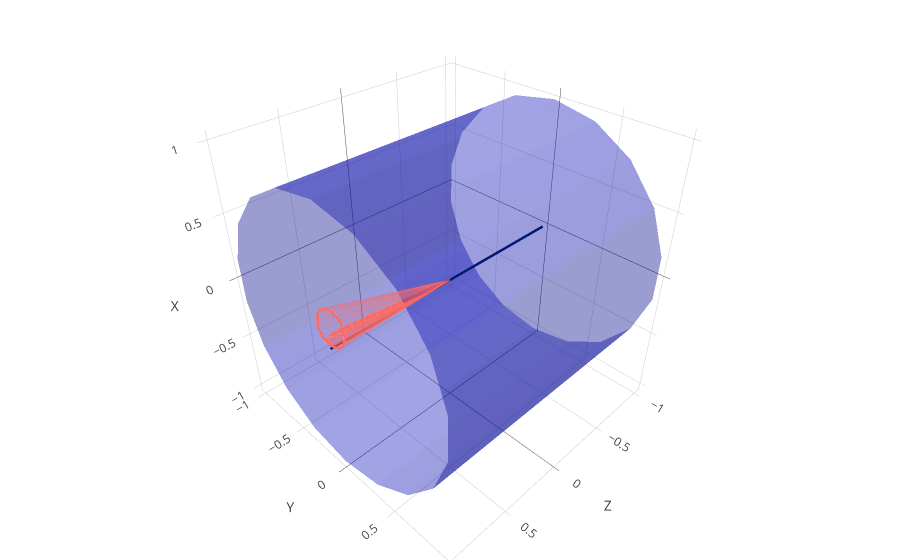
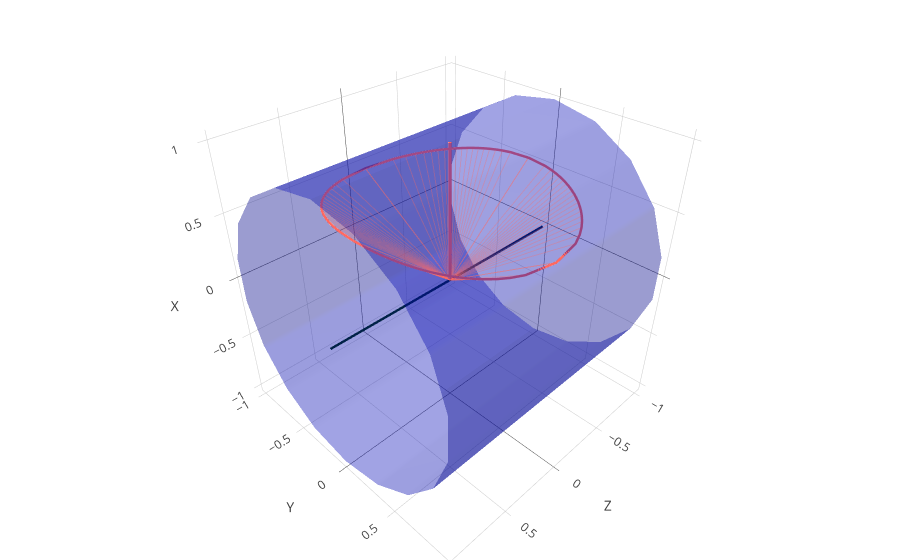

The cell these charts' notebook holds for them, in order:
### Markdown cell above
Show two renders in nbviewer of $\phi$, $\eta$, and $\Delta R$. Note that $\Delta R$ is the same in both, but the cones have very different sizes depending on the $\eta$.

### Code cell
show_jet(0, 3, 1.0)
show_jet(0, 0, 1.0)

### Figure 1 — Plotly figure (JSON) as saved in the notebook; plotly's stock layout.template omitted (floating-point values rounded to 4 significant figures)
{"data": [{"line": {"color": "rgb(0,33,71)", "width": 5}, "mode": "lines", "showlegend": false, "type": "scatter3d", "x": [-1, 1], "y": [0, 0], "z": [0, 0]}, {"opacity": 0.4, "showscale": false, "surfacecolor": [1, 1], "type": "surface", "x": [[-1, -1, -1, -1, -1, -1, -1, -1, -1, -1], [1, 1, 1, 1, 1, 1, 1, 1, 1, 1]], "y": [[0, 0.342, 0.6428, 0.866, 0.9848, 0.9848, 0.866, 0.6428, 0.342, 0], [0, 0.342, 0.6428, 0.866, 0.9848, 0.9848, 0.866, 0.6428, 0.342, 0]], "z": [[-1, -0.9397, -0.766, -0.5, -0.1736, 0.1736, 0.5, 0.766, 0.9397, 1], [-1, -0.9397, -0.766, -0.5, -0.1736, 0.1736, 0.5, 0.766, 0.9397, 1]]}, {"opacity": 0.4, "showscale": false, "surfacecolor": [1, 1], "type": "surface", "x": [[-1, -1, -1, -1, -1, -1, -1, -1, -1, -1], [1, 1, 1, 1, 1, 1, 1, 1, 1, 1]], "y": [[0, -0.342, -0.6428, -0.866, -0.9848, -0.9848, -0.866, -0.6428, -0.342, 0], [0, -0.342, -0.6428, -0.866, -0.9848, -0.9848, -0.866, -0.6428, -0.342, 0]], "z": [[-1, -0.9397, -0.766, -0.5, -0.1736, 0.1736, 0.5, 0.766, 0.9397, 1], [-1, -0.9397, -0.766, -0.5, -0.1736, 0.1736, 0.5, 0.766, 0.9397, 1]]}, {"line": {"color": "rgb(255, 105, 97)", "width": 7}, "mode": "lines", "showlegend": false, "type": "scatter3d", "x": [0, 0.9951], "y": [0, 0], "z": [0, 0.09933]}, {"line": {"color": "rgb(255, 105, 97)", "width": 5}, "mode": "lines", "showlegend": false, "type": "scatter3d", "x": [0.9993, 0.9993, 0.9993, 0.9992, 0.9992, 0.9991, 0.9991, 0.999, 0.9989, 0.9988, 0.9987, 0.9986, 0.9985, 0.9984, 0.9982, 0.998, 0.9978, 0.9974, 0.9969, 0.9951, 0.9951, 0.9922, 0.9906, 0.9891, 0.9877, 0.9863, 0.9849, 0.9834, 0.982, 0.9806, 0.9791, 0.9775, 0.976, 0.9744, 0.9728, 0.9711, 0.9694, 0.9677, 0.9659, 0.964, 0.964, 0.9659, 0.9677, 0.9694, 0.9711, 0.9728, 0.9744, 0.976, 0.9775, 0.9791, 0.9806, 0.982, 0.9834, 0.9849, 0.9863, 0.9877, 0.9891, 0.9906, 0.9922, 0.9951, 0.9951, 0.9969, 0.9974, 0.9978, 0.998, 0.9982, 0.9984, 0.9985, 0.9986, 0.9987, 0.9988, 0.9989, 0.999, 0.9991, 0.9991, 0.9992, 0.9992, 0.9993, 0.9993, 0.9993], "y": [0, 0.008552, 0.01232, 0.01539, 0.01813, 0.0207, 0.02319, 0.02564, 0.0281, 0.0306, 0.03317, 0.03586, 0.0387, 0.04175, 0.04508, 0.0488, 0.05309, 0.05831, 0.06535, 0.08358, 0.08358, 0.1031, 0.1112, 0.117, 0.1215, 0.125, 0.1276, 0.1293, 0.1302, 0.1302, 0.1293, 0.1273, 0.1242, 0.1198, 0.1137, 0.1057, 0.09499, 0.08042, 0.05891, 0, 0, -0.05891, -0.08042, -0.09499, -0.1057, -0.1137, -0.1198, -0.1242, -0.1273, -0.1293, -0.1302, -0.1302, -0.1293, -0.1276, -0.125, -0.1215, -0.117, -0.1112, -0.1031, -0.08358, -0.08358, -0.06535, -0.05831, -0.05309, -0.0488, -0.04508, -0.04175, -0.0387, -0.03586, -0.03317, -0.0306, -0.0281, -0.02564, -0.02319, -0.0207, -0.01813, -0.01539, -0.01232, -0.008552, 0], "z": [0.03662, 0.03662, 0.03664, 0.03666, 0.0367, 0.03675, 0.03683, 0.03693, 0.03705, 0.03721, 0.03741, 0.03766, 0.03799, 0.0384, 0.03893, 0.03964, 0.04062, 0.04206, 0.04446, 0.05367, 0.05367, 0.07018, 0.0802, 0.08954, 0.09873, 0.108, 0.1173, 0.1269, 0.1367, 0.1468, 0.1572, 0.1679, 0.1789, 0.1902, 0.2019, 0.2139, 0.2263, 0.2391, 0.2523, 0.2658, 0.2658, 0.2523, 0.2391, 0.2263, 0.2139, 0.2019, 0.1902, 0.1789, 0.1679, 0.1572, 0.1468, 0.1367, 0.1269, 0.1173, 0.108, 0.09873, 0.08954, 0.0802, 0.07018, 0.05367, 0.05367, 0.04446, 0.04206, 0.04062, 0.03964, 0.03893, 0.0384, 0.03799, 0.03766, 0.03741, 0.03721, 0.03705, 0.03693, 0.03683, 0.03675, 0.0367, 0.03666, 0.03664, 0.03662, 0.03662]}, {"line": {"color": "rgb(255, 105, 97)"}, "mode": "lines", "opacity": 0.3, "showlegend": false, "type": "scatter3d", "x": [0, 0.9993], "y": [0, 0], "z": [0, 0.03662]}, {"line": {"color": "rgb(255, 105, 97)"}, "mode": "lines", "opacity": 0.3, "showlegend": false, "type": "scatter3d", "x": [0, 0.9993], "y": [0, 0.008552], "z": [0, 0.03662]}, {"line": {"color": "rgb(255, 105, 97)"}, "mode": "lines", "opacity": 0.3, "showlegend": false, "type": "scatter3d", "x": [0, 0.9993], "y": [0, 0.01232], "z": [0, 0.03664]}, {"line": {"color": "rgb(255, 105, 97)"}, "mode": "lines", "opacity": 0.3, "showlegend": false, "type": "scatter3d", "x": [0, 0.9992], "y": [0, 0.01539], "z": [0, 0.03666]}, {"line": {"color": "rgb(255, 105, 97)"}, "mode": "lines", "opacity": 0.3, "showlegend": false, "type": "scatter3d", "x": [0, 0.9992], "y": [0, 0.01813], "z": [0, 0.0367]}, {"line": {"color": "rgb(255, 105, 97)"}, "mode": "lines", "opacity": 0.3, "showlegend": false, "type": "scatter3d", "x": [0, 0.9991], "y": [0, 0.0207], "z": [0, 0.03675]}, {"line": {"color": "rgb(255, 105, 97)"}, "mode": "lines", "opacity": 0.3, "showlegend": false, "type": "scatter3d", "x": [0, 0.9991], "y": [0, 0.02319], "z": [0, 0.03683]}, {"line": {"color": "rgb(255, 105, 97)"}, "mode": "lines", "opacity": 0.3, "showlegend": false, "type": "scatter3d", "x": [0, 0.999], "y": [0, 0.02564], "z": [0, 0.03693]}, {"line": {"color": "rgb(255, 105, 97)"}, "mode": "lines", "opacity": 0.3, "showlegend": false, "type": "scatter3d", "x": [0, 0.9989], "y": [0, 0.0281], "z": [0, 0.03705]}, {"line": {"color": "rgb(255, 105, 97)"}, "mode": "lines", "opacity": 0.3, "showlegend": false, "type": "scatter3d", "x": [0, 0.9988], "y": [0, 0.0306], "z": [0, 0.03721]}, {"line": {"color": "rgb(255, 105, 97)"}, "mode": "lines", "opacity": 0.3, "showlegend": false, "type": "scatter3d", "x": [0, 0.9987], "y": [0, 0.03317], "z": [0, 0.03741]}, {"line": {"color": "rgb(255, 105, 97)"}, "mode": "lines", "opacity": 0.3, "showlegend": false, "type": "scatter3d", "x": [0, 0.9986], "y": [0, 0.03586], "z": [0, 0.03766]}, {"line": {"color": "rgb(255, 105, 97)"}, "mode": "lines", "opacity": 0.3, "showlegend": false, "type": "scatter3d", "x": [0, 0.9985], "y": [0, 0.0387], "z": [0, 0.03799]}, {"line": {"color": "rgb(255, 105, 97)"}, "mode": "lines", "opacity": 0.3, "showlegend": false, "type": "scatter3d", "x": [0, 0.9984], "y": [0, 0.04175], "z": [0, 0.0384]}, {"line": {"color": "rgb(255, 105, 97)"}, "mode": "lines", "opacity": 0.3, "showlegend": false, "type": "scatter3d", "x": [0, 0.9982], "y": [0, 0.04508], "z": [0, 0.03893]}, {"line": {"color": "rgb(255, 105, 97)"}, "mode": "lines", "opacity": 0.3, "showlegend": false, "type": "scatter3d", "x": [0, 0.998], "y": [0, 0.0488], "z": [0, 0.03964]}, {"line": {"color": "rgb(255, 105, 97)"}, "mode": "lines", "opacity": 0.3, "showlegend": false, "type": "scatter3d", "x": [0, 0.9978], "y": [0, 0.05309], "z": [0, 0.04062]}, {"line": {"color": "rgb(255, 105, 97)"}, "mode": "lines", "opacity": 0.3, "showlegend": false, "type": "scatter3d", "x": [0, 0.9974], "y": [0, 0.05831], "z": [0, 0.04206]}, {"line": {"color": "rgb(255, 105, 97)"}, "mode": "lines", "opacity": 0.3, "showlegend": false, "type": "scatter3d", "x": [0, 0.9969], "y": [0, 0.06535], "z": [0, 0.04446]}, {"line": {"color": "rgb(255, 105, 97)"}, "mode": "lines", "opacity": 0.3, "showlegend": false, "type": "scatter3d", "x": [0, 0.9951], "y": [0, 0.08358], "z": [0, 0.05367]}, {"line": {"color": "rgb(255, 105, 97)"}, "mode": "lines", "opacity": 0.3, "showlegend": false, "type": "scatter3d", "x": [0, 0.9951], "y": [0, 0.08358], "z": [0, 0.05367]}, {"line": {"color": "rgb(255, 105, 97)"}, "mode": "lines", "opacity": 0.3, "showlegend": false, "type": "scatter3d", "x": [0, 0.9922], "y": [0, 0.1031], "z": [0, 0.07018]}, {"line": {"color": "rgb(255, 105, 97)"}, "mode": "lines", "opacity": 0.3, "showlegend": false, "type": "scatter3d", "x": [0, 0.9906], "y": [0, 0.1112], "z": [0, 0.0802]}, {"line": {"color": "rgb(255, 105, 97)"}, "mode": "lines", "opacity": 0.3, "showlegend": false, "type": "scatter3d", "x": [0, 0.9891], "y": [0, 0.117], "z": [0, 0.08954]}, {"line": {"color": "rgb(255, 105, 97)"}, "mode": "lines", "opacity": 0.3, "showlegend": false, "type": "scatter3d", "x": [0, 0.9877], "y": [0, 0.1215], "z": [0, 0.09873]}, {"line": {"color": "rgb(255, 105, 97)"}, "mode": "lines", "opacity": 0.3, "showlegend": false, "type": "scatter3d", "x": [0, 0.9863], "y": [0, 0.125], "z": [0, 0.108]}, {"line": {"color": "rgb(255, 105, 97)"}, "mode": "lines", "opacity": 0.3, "showlegend": false, "type": "scatter3d", "x": [0, 0.9849], "y": [0, 0.1276], "z": [0, 0.1173]}, {"line": {"color": "rgb(255, 105, 97)"}, "mode": "lines", "opacity": 0.3, "showlegend": false, "type": "scatter3d", "x": [0, 0.9834], "y": [0, 0.1293], "z": [0, 0.1269]}, {"line": {"color": "rgb(255, 105, 97)"}, "mode": "lines", "opacity": 0.3, "showlegend": false, "type": "scatter3d", "x": [0, 0.982], "y": [0, 0.1302], "z": [0, 0.1367]}, {"line": {"color": "rgb(255, 105, 97)"}, "mode": "lines", "opacity": 0.3, "showlegend": false, "type": "scatter3d", "x": [0, 0.9806], "y": [0, 0.1302], "z": [0, 0.1468]}, {"line": {"color": "rgb(255, 105, 97)"}, "mode": "lines", "opacity": 0.3, "showlegend": false, "type": "scatter3d", "x": [0, 0.9791], "y": [0, 0.1293], "z": [0, 0.1572]}, {"line": {"color": "rgb(255, 105, 97)"}, "mode": "lines", "opacity": 0.3, "showlegend": false, "type": "scatter3d", "x": [0, 0.9775], "y": [0, 0.1273], "z": [0, 0.1679]}, {"line": {"color": "rgb(255, 105, 97)"}, "mode": "lines", "opacity": 0.3, "showlegend": false, "type": "scatter3d", "x": [0, 0.976], "y": [0, 0.1242], "z": [0, 0.1789]}, {"line": {"color": "rgb(255, 105, 97)"}, "mode": "lines", "opacity": 0.3, "showlegend": false, "type": "scatter3d", "x": [0, 0.9744], "y": [0, 0.1198], "z": [0, 0.1902]}, {"line": {"color": "rgb(255, 105, 97)"}, "mode": "lines", "opacity": 0.3, "showlegend": false, "type": "scatter3d", "x": [0, 0.9728], "y": [0, 0.1137], "z": [0, 0.2019]}, {"line": {"color": "rgb(255, 105, 97)"}, "mode": "lines", "opacity": 0.3, "showlegend": false, "type": "scatter3d", "x": [0, 0.9711], "y": [0, 0.1057], "z": [0, 0.2139]}, {"line": {"color": "rgb(255, 105, 97)"}, "mode": "lines", "opacity": 0.3, "showlegend": false, "type": "scatter3d", "x": [0, 0.9694], "y": [0, 0.09499], "z": [0, 0.2263]}, {"line": {"color": "rgb(255, 105, 97)"}, "mode": "lines", "opacity": 0.3, "showlegend": false, "type": "scatter3d", "x": [0, 0.9677], "y": [0, 0.08042], "z": [0, 0.2391]}, {"line": {"color": "rgb(255, 105, 97)"}, "mode": "lines", "opacity": 0.3, "showlegend": false, "type": "scatter3d", "x": [0, 0.9659], "y": [0, 0.05891], "z": [0, 0.2523]}, {"line": {"color": "rgb(255, 105, 97)"}, "mode": "lines", "opacity": 0.3, "showlegend": false, "type": "scatter3d", "x": [0, 0.964], "y": [0, 0], "z": [0, 0.2658]}, {"line": {"color": "rgb(255, 105, 97)"}, "mode": "lines", "opacity": 0.3, "showlegend": false, "type": "scatter3d", "x": [0, 0.964], "y": [0, 0], "z": [0, 0.2658]}, {"line": {"color": "rgb(255, 105, 97)"}, "mode": "lines", "opacity": 0.3, "showlegend": false, "type": "scatter3d", "x": [0, 0.9659], "y": [0, -0.05891], "z": [0, 0.2523]}, {"line": {"color": "rgb(255, 105, 97)"}, "mode": "lines", "opacity": 0.3, "showlegend": false, "type": "scatter3d", "x": [0, 0.9677], "y": [0, -0.08042], "z": [0, 0.2391]}, {"line": {"color": "rgb(255, 105, 97)"}, "mode": "lines", "opacity": 0.3, "showlegend": false, "type": "scatter3d", "x": [0, 0.9694], "y": [0, -0.09499], "z": [0, 0.2263]}, {"line": {"color": "rgb(255, 105, 97)"}, "mode": "lines", "opacity": 0.3, "showlegend": false, "type": "scatter3d", "x": [0, 0.9711], "y": [0, -0.1057], "z": [0, 0.2139]}, {"line": {"color": "rgb(255, 105, 97)"}, "mode": "lines", "opacity": 0.3, "showlegend": false, "type": "scatter3d", "x": [0, 0.9728], "y": [0, -0.1137], "z": [0, 0.2019]}, {"line": {"color": "rgb(255, 105, 97)"}, "mode": "lines", "opacity": 0.3, "showlegend": false, "type": "scatter3d", "x": [0, 0.9744], "y": [0, -0.1198], "z": [0, 0.1902]}, {"line": {"color": "rgb(255, 105, 97)"}, "mode": "lines", "opacity": 0.3, "showlegend": false, "type": "scatter3d", "x": [0, 0.976], "y": [0, -0.1242], "z": [0, 0.1789]}, {"line": {"color": "rgb(255, 105, 97)"}, "mode": "lines", "opacity": 0.3, "showlegend": false, "type": "scatter3d", "x": [0, 0.9775], "y": [0, -0.1273], "z": [0, 0.1679]}, {"line": {"color": "rgb(255, 105, 97)"}, "mode": "lines", "opacity": 0.3, "showlegend": false, "type": "scatter3d", "x": [0, 0.9791], "y": [0, -0.1293], "z": [0, 0.1572]}, {"line": {"color": "rgb(255, 105, 97)"}, "mode": "lines", "opacity": 0.3, "showlegend": false, "type": "scatter3d", "x": [0, 0.9806], "y": [0, -0.1302], "z": [0, 0.1468]}, {"line": {"color": "rgb(255, 105, 97)"}, "mode": "lines", "opacity": 0.3, "showlegend": false, "type": "scatter3d", "x": [0, 0.982], "y": [0, -0.1302], "z": [0, 0.1367]}, {"line": {"color": "rgb(255, 105, 97)"}, "mode": "lines", "opacity": 0.3, "showlegend": false, "type": "scatter3d", "x": [0, 0.9834], "y": [0, -0.1293], "z": [0, 0.1269]}, {"line": {"color": "rgb(255, 105, 97)"}, "mode": "lines", "opacity": 0.3, "showlegend": false, "type": "scatter3d", "x": [0, 0.9849], "y": [0, -0.1276], "z": [0, 0.1173]}, {"line": {"color": "rgb(255, 105, 97)"}, "mode": "lines", "opacity": 0.3, "showlegend": false, "type": "scatter3d", "x": [0, 0.9863], "y": [0, -0.125], "z": [0, 0.108]}, {"line": {"color": "rgb(255, 105, 97)"}, "mode": "lines", "opacity": 0.3, "showlegend": false, "type": "scatter3d", "x": [0, 0.9877], "y": [0, -0.1215], "z": [0, 0.09873]}, {"line": {"color": "rgb(255, 105, 97)"}, "mode": "lines", "opacity": 0.3, "showlegend": false, "type": "scatter3d", "x": [0, 0.9891], "y": [0, -0.117], "z": [0, 0.08954]}, {"line": {"color": "rgb(255, 105, 97)"}, "mode": "lines", "opacity": 0.3, "showlegend": false, "type": "scatter3d", "x": [0, 0.9906], "y": [0, -0.1112], "z": [0, 0.0802]}, {"line": {"color": "rgb(255, 105, 97)"}, "mode": "lines", "opacity": 0.3, "showlegend": false, "type": "scatter3d", "x": [0, 0.9922], "y": [0, -0.1031], "z": [0, 0.07018]}, {"line": {"color": "rgb(255, 105, 97)"}, "mode": "lines", "opacity": 0.3, "showlegend": false, "type": "scatter3d", "x": [0, 0.9951], "y": [0, -0.08358], "z": [0, 0.05367]}, {"line": {"color": "rgb(255, 105, 97)"}, "mode": "lines", "opacity": 0.3, "showlegend": false, "type": "scatter3d", "x": [0, 0.9951], "y": [0, -0.08358], "z": [0, 0.05367]}, {"line": {"color": "rgb(255, 105, 97)"}, "mode": "lines", "opacity": 0.3, "showlegend": false, "type": "scatter3d", "x": [0, 0.9969], "y": [0, -0.06535], "z": [0, 0.04446]}, {"line": {"color": "rgb(255, 105, 97)"}, "mode": "lines", "opacity": 0.3, "showlegend": false, "type": "scatter3d", "x": [0, 0.9974], "y": [0, -0.05831], "z": [0, 0.04206]}, {"line": {"color": "rgb(255, 105, 97)"}, "mode": "lines", "opacity": 0.3, "showlegend": false, "type": "scatter3d", "x": [0, 0.9978], "y": [0, -0.05309], "z": [0, 0.04062]}, {"line": {"color": "rgb(255, 105, 97)"}, "mode": "lines", "opacity": 0.3, "showlegend": false, "type": "scatter3d", "x": [0, 0.998], "y": [0, -0.0488], "z": [0, 0.03964]}, {"line": {"color": "rgb(255, 105, 97)"}, "mode": "lines", "opacity": 0.3, "showlegend": false, "type": "scatter3d", "x": [0, 0.9982], "y": [0, -0.04508], "z": [0, 0.03893]}, {"line": {"color": "rgb(255, 105, 97)"}, "mode": "lines", "opacity": 0.3, "showlegend": false, "type": "scatter3d", "x": [0, 0.9984], "y": [0, -0.04175], "z": [0, 0.0384]}, {"line": {"color": "rgb(255, 105, 97)"}, "mode": "lines", "opacity": 0.3, "showlegend": false, "type": "scatter3d", "x": [0, 0.9985], "y": [0, -0.0387], "z": [0, 0.03799]}, {"line": {"color": "rgb(255, 105, 97)"}, "mode": "lines", "opacity": 0.3, "showlegend": false, "type": "scatter3d", "x": [0, 0.9986], "y": [0, -0.03586], "z": [0, 0.03766]}, {"line": {"color": "rgb(255, 105, 97)"}, "mode": "lines", "opacity": 0.3, "showlegend": false, "type": "scatter3d", "x": [0, 0.9987], "y": [0, -0.03317], "z": [0, 0.03741]}, {"line": {"color": "rgb(255, 105, 97)"}, "mode": "lines", "opacity": 0.3, "showlegend": false, "type": "scatter3d", "x": [0, 0.9988], "y": [0, -0.0306], "z": [0, 0.03721]}, {"line": {"color": "rgb(255, 105, 97)"}, "mode": "lines", "opacity": 0.3, "showlegend": false, "type": "scatter3d", "x": [0, 0.9989], "y": [0, -0.0281], "z": [0, 0.03705]}, {"line": {"color": "rgb(255, 105, 97)"}, "mode": "lines", "opacity": 0.3, "showlegend": false, "type": "scatter3d", "x": [0, 0.999], "y": [0, -0.02564], "z": [0, 0.03693]}, {"line": {"color": "rgb(255, 105, 97)"}, "mode": "lines", "opacity": 0.3, "showlegend": false, "type": "scatter3d", "x": [0, 0.9991], "y": [0, -0.02319], "z": [0, 0.03683]}, {"line": {"color": "rgb(255, 105, 97)"}, "mode": "lines", "opacity": 0.3, "showlegend": false, "type": "scatter3d", "x": [0, 0.9991], "y": [0, -0.0207], "z": [0, 0.03675]}, {"line": {"color": "rgb(255, 105, 97)"}, "mode": "lines", "opacity": 0.3, "showlegend": false, "type": "scatter3d", "x": [0, 0.9992], "y": [0, -0.01813], "z": [0, 0.0367]}, {"line": {"color": "rgb(255, 105, 97)"}, "mode": "lines", "opacity": 0.3, "showlegend": false, "type": "scatter3d", "x": [0, 0.9992], "y": [0, -0.01539], "z": [0, 0.03666]}, {"line": {"color": "rgb(255, 105, 97)"}, "mode": "lines", "opacity": 0.3, "showlegend": false, "type": "scatter3d", "x": [0, 0.9993], "y": [0, -0.01232], "z": [0, 0.03664]}, {"line": {"color": "rgb(255, 105, 97)"}, "mode": "lines", "opacity": 0.3, "showlegend": false, "type": "scatter3d", "x": [0, 0.9993], "y": [0, -0.008552], "z": [0, 0.03662]}, {"line": {"color": "rgb(255, 105, 97)"}, "mode": "lines", "opacity": 0.3, "showlegend": false, "type": "scatter3d", "x": [0, 0.9993], "y": [0, 0], "z": [0, 0.03662]}], "layout": {"margin": {"b": 0, "l": 0, "r": 0, "t": 0}, "scene": {"xaxis": {"title": "Z"}, "yaxis": {"title": "Y"}, "zaxis": {"title": "X"}}}}

### Figure 2 — Plotly figure (JSON) as saved in the notebook; plotly's stock layout.template omitted (floating-point values rounded to 4 significant figures)
{"data": [{"line": {"color": "rgb(0,33,71)", "width": 5}, "mode": "lines", "showlegend": false, "type": "scatter3d", "x": [-1, 1], "y": [0, 0], "z": [0, 0]}, {"opacity": 0.4, "showscale": false, "surfacecolor": [1, 1], "type": "surface", "x": [[-1, -1, -1, -1, -1, -1, -1, -1, -1, -1], [1, 1, 1, 1, 1, 1, 1, 1, 1, 1]], "y": [[0, 0.342, 0.6428, 0.866, 0.9848, 0.9848, 0.866, 0.6428, 0.342, 0], [0, 0.342, 0.6428, 0.866, 0.9848, 0.9848, 0.866, 0.6428, 0.342, 0]], "z": [[-1, -0.9397, -0.766, -0.5, -0.1736, 0.1736, 0.5, 0.766, 0.9397, 1], [-1, -0.9397, -0.766, -0.5, -0.1736, 0.1736, 0.5, 0.766, 0.9397, 1]]}, {"opacity": 0.4, "showscale": false, "surfacecolor": [1, 1], "type": "surface", "x": [[-1, -1, -1, -1, -1, -1, -1, -1, -1, -1], [1, 1, 1, 1, 1, 1, 1, 1, 1, 1]], "y": [[0, -0.342, -0.6428, -0.866, -0.9848, -0.9848, -0.866, -0.6428, -0.342, 0], [0, -0.342, -0.6428, -0.866, -0.9848, -0.9848, -0.866, -0.6428, -0.342, 0]], "z": [[-1, -0.9397, -0.766, -0.5, -0.1736, 0.1736, 0.5, 0.766, 0.9397, 1], [-1, -0.9397, -0.766, -0.5, -0.1736, 0.1736, 0.5, 0.766, 0.9397, 1]]}, {"line": {"color": "rgb(255, 105, 97)", "width": 7}, "mode": "lines", "showlegend": false, "type": "scatter3d", "x": [0, 6.123e-17], "y": [0, 0], "z": [0, 1]}, {"line": {"color": "rgb(255, 105, 97)", "width": 5}, "mode": "lines", "showlegend": false, "type": "scatter3d", "x": [0.7616, 0.7502, 0.7379, 0.7248, 0.7107, 0.6954, 0.679, 0.6611, 0.6416, 0.6203, 0.5969, 0.5709, 0.542, 0.5094, 0.4723, 0.4291, 0.3777, 0.3135, 0.2255, 6.123e-17, 6.123e-17, -0.2255, -0.3135, -0.3777, -0.4291, -0.4723, -0.5094, -0.542, -0.5709, -0.5969, -0.6203, -0.6416, -0.6611, -0.679, -0.6954, -0.7107, -0.7248, -0.7379, -0.7502, -0.7616, -0.7616, -0.7502, -0.7379, -0.7248, -0.7107, -0.6954, -0.679, -0.6611, -0.6416, -0.6203, -0.5969, -0.5709, -0.542, -0.5094, -0.4723, -0.4291, -0.3777, -0.3135, -0.2255, 6.123e-17, 6.123e-17, 0.2255, 0.3135, 0.3777, 0.4291, 0.4723, 0.5094, 0.542, 0.5709, 0.5969, 0.6203, 0.6416, 0.6611, 0.679, 0.6954, 0.7107, 0.7248, 0.7379, 0.7502, 0.7616], "y": [0, 0.1504, 0.2151, 0.2666, 0.3116, 0.3527, 0.3912, 0.428, 0.4635, 0.4982, 0.5324, 0.5661, 0.5998, 0.6334, 0.6671, 0.701, 0.7354, 0.7701, 0.8055, 0.8415, 0.8415, 0.8055, 0.7701, 0.7354, 0.701, 0.6671, 0.6334, 0.5998, 0.5661, 0.5324, 0.4982, 0.4635, 0.428, 0.3912, 0.3527, 0.3116, 0.2666, 0.2151, 0.1504, 0, 0, -0.1504, -0.2151, -0.2666, -0.3116, -0.3527, -0.3912, -0.428, -0.4635, -0.4982, -0.5324, -0.5661, -0.5998, -0.6334, -0.6671, -0.701, -0.7354, -0.7701, -0.8055, -0.8415, -0.8415, -0.8055, -0.7701, -0.7354, -0.701, -0.6671, -0.6334, -0.5998, -0.5661, -0.5324, -0.4982, -0.4635, -0.428, -0.3912, -0.3527, -0.3116, -0.2666, -0.2151, -0.1504, 0], "z": [0.6481, 0.6439, 0.6397, 0.6353, 0.6308, 0.6261, 0.6213, 0.6163, 0.6111, 0.6058, 0.6003, 0.5946, 0.5887, 0.5825, 0.5762, 0.5695, 0.5627, 0.5555, 0.5481, 0.5403, 0.5403, 0.5481, 0.5555, 0.5627, 0.5695, 0.5762, 0.5825, 0.5887, 0.5946, 0.6003, 0.6058, 0.6111, 0.6163, 0.6213, 0.6261, 0.6308, 0.6353, 0.6397, 0.6439, 0.6481, 0.6481, 0.6439, 0.6397, 0.6353, 0.6308, 0.6261, 0.6213, 0.6163, 0.6111, 0.6058, 0.6003, 0.5946, 0.5887, 0.5825, 0.5762, 0.5695, 0.5627, 0.5555, 0.5481, 0.5403, 0.5403, 0.5481, 0.5555, 0.5627, 0.5695, 0.5762, 0.5825, 0.5887, 0.5946, 0.6003, 0.6058, 0.6111, 0.6163, 0.6213, 0.6261, 0.6308, 0.6353, 0.6397, 0.6439, 0.6481]}, {"line": {"color": "rgb(255, 105, 97)"}, "mode": "lines", "opacity": 0.3, "showlegend": false, "type": "scatter3d", "x": [0, 0.7616], "y": [0, 0], "z": [0, 0.6481]}, {"line": {"color": "rgb(255, 105, 97)"}, "mode": "lines", "opacity": 0.3, "showlegend": false, "type": "scatter3d", "x": [0, 0.7502], "y": [0, 0.1504], "z": [0, 0.6439]}, {"line": {"color": "rgb(255, 105, 97)"}, "mode": "lines", "opacity": 0.3, "showlegend": false, "type": "scatter3d", "x": [0, 0.7379], "y": [0, 0.2151], "z": [0, 0.6397]}, {"line": {"color": "rgb(255, 105, 97)"}, "mode": "lines", "opacity": 0.3, "showlegend": false, "type": "scatter3d", "x": [0, 0.7248], "y": [0, 0.2666], "z": [0, 0.6353]}, {"line": {"color": "rgb(255, 105, 97)"}, "mode": "lines", "opacity": 0.3, "showlegend": false, "type": "scatter3d", "x": [0, 0.7107], "y": [0, 0.3116], "z": [0, 0.6308]}, {"line": {"color": "rgb(255, 105, 97)"}, "mode": "lines", "opacity": 0.3, "showlegend": false, "type": "scatter3d", "x": [0, 0.6954], "y": [0, 0.3527], "z": [0, 0.6261]}, {"line": {"color": "rgb(255, 105, 97)"}, "mode": "lines", "opacity": 0.3, "showlegend": false, "type": "scatter3d", "x": [0, 0.679], "y": [0, 0.3912], "z": [0, 0.6213]}, {"line": {"color": "rgb(255, 105, 97)"}, "mode": "lines", "opacity": 0.3, "showlegend": false, "type": "scatter3d", "x": [0, 0.6611], "y": [0, 0.428], "z": [0, 0.6163]}, {"line": {"color": "rgb(255, 105, 97)"}, "mode": "lines", "opacity": 0.3, "showlegend": false, "type": "scatter3d", "x": [0, 0.6416], "y": [0, 0.4635], "z": [0, 0.6111]}, {"line": {"color": "rgb(255, 105, 97)"}, "mode": "lines", "opacity": 0.3, "showlegend": false, "type": "scatter3d", "x": [0, 0.6203], "y": [0, 0.4982], "z": [0, 0.6058]}, {"line": {"color": "rgb(255, 105, 97)"}, "mode": "lines", "opacity": 0.3, "showlegend": false, "type": "scatter3d", "x": [0, 0.5969], "y": [0, 0.5324], "z": [0, 0.6003]}, {"line": {"color": "rgb(255, 105, 97)"}, "mode": "lines", "opacity": 0.3, "showlegend": false, "type": "scatter3d", "x": [0, 0.5709], "y": [0, 0.5661], "z": [0, 0.5946]}, {"line": {"color": "rgb(255, 105, 97)"}, "mode": "lines", "opacity": 0.3, "showlegend": false, "type": "scatter3d", "x": [0, 0.542], "y": [0, 0.5998], "z": [0, 0.5887]}, {"line": {"color": "rgb(255, 105, 97)"}, "mode": "lines", "opacity": 0.3, "showlegend": false, "type": "scatter3d", "x": [0, 0.5094], "y": [0, 0.6334], "z": [0, 0.5825]}, {"line": {"color": "rgb(255, 105, 97)"}, "mode": "lines", "opacity": 0.3, "showlegend": false, "type": "scatter3d", "x": [0, 0.4723], "y": [0, 0.6671], "z": [0, 0.5762]}, {"line": {"color": "rgb(255, 105, 97)"}, "mode": "lines", "opacity": 0.3, "showlegend": false, "type": "scatter3d", "x": [0, 0.4291], "y": [0, 0.701], "z": [0, 0.5695]}, {"line": {"color": "rgb(255, 105, 97)"}, "mode": "lines", "opacity": 0.3, "showlegend": false, "type": "scatter3d", "x": [0, 0.3777], "y": [0, 0.7354], "z": [0, 0.5627]}, {"line": {"color": "rgb(255, 105, 97)"}, "mode": "lines", "opacity": 0.3, "showlegend": false, "type": "scatter3d", "x": [0, 0.3135], "y": [0, 0.7701], "z": [0, 0.5555]}, {"line": {"color": "rgb(255, 105, 97)"}, "mode": "lines", "opacity": 0.3, "showlegend": false, "type": "scatter3d", "x": [0, 0.2255], "y": [0, 0.8055], "z": [0, 0.5481]}, {"line": {"color": "rgb(255, 105, 97)"}, "mode": "lines", "opacity": 0.3, "showlegend": false, "type": "scatter3d", "x": [0, 6.123e-17], "y": [0, 0.8415], "z": [0, 0.5403]}, {"line": {"color": "rgb(255, 105, 97)"}, "mode": "lines", "opacity": 0.3, "showlegend": false, "type": "scatter3d", "x": [0, 6.123e-17], "y": [0, 0.8415], "z": [0, 0.5403]}, {"line": {"color": "rgb(255, 105, 97)"}, "mode": "lines", "opacity": 0.3, "showlegend": false, "type": "scatter3d", "x": [0, -0.2255], "y": [0, 0.8055], "z": [0, 0.5481]}, {"line": {"color": "rgb(255, 105, 97)"}, "mode": "lines", "opacity": 0.3, "showlegend": false, "type": "scatter3d", "x": [0, -0.3135], "y": [0, 0.7701], "z": [0, 0.5555]}, {"line": {"color": "rgb(255, 105, 97)"}, "mode": "lines", "opacity": 0.3, "showlegend": false, "type": "scatter3d", "x": [0, -0.3777], "y": [0, 0.7354], "z": [0, 0.5627]}, {"line": {"color": "rgb(255, 105, 97)"}, "mode": "lines", "opacity": 0.3, "showlegend": false, "type": "scatter3d", "x": [0, -0.4291], "y": [0, 0.701], "z": [0, 0.5695]}, {"line": {"color": "rgb(255, 105, 97)"}, "mode": "lines", "opacity": 0.3, "showlegend": false, "type": "scatter3d", "x": [0, -0.4723], "y": [0, 0.6671], "z": [0, 0.5762]}, {"line": {"color": "rgb(255, 105, 97)"}, "mode": "lines", "opacity": 0.3, "showlegend": false, "type": "scatter3d", "x": [0, -0.5094], "y": [0, 0.6334], "z": [0, 0.5825]}, {"line": {"color": "rgb(255, 105, 97)"}, "mode": "lines", "opacity": 0.3, "showlegend": false, "type": "scatter3d", "x": [0, -0.542], "y": [0, 0.5998], "z": [0, 0.5887]}, {"line": {"color": "rgb(255, 105, 97)"}, "mode": "lines", "opacity": 0.3, "showlegend": false, "type": "scatter3d", "x": [0, -0.5709], "y": [0, 0.5661], "z": [0, 0.5946]}, {"line": {"color": "rgb(255, 105, 97)"}, "mode": "lines", "opacity": 0.3, "showlegend": false, "type": "scatter3d", "x": [0, -0.5969], "y": [0, 0.5324], "z": [0, 0.6003]}, {"line": {"color": "rgb(255, 105, 97)"}, "mode": "lines", "opacity": 0.3, "showlegend": false, "type": "scatter3d", "x": [0, -0.6203], "y": [0, 0.4982], "z": [0, 0.6058]}, {"line": {"color": "rgb(255, 105, 97)"}, "mode": "lines", "opacity": 0.3, "showlegend": false, "type": "scatter3d", "x": [0, -0.6416], "y": [0, 0.4635], "z": [0, 0.6111]}, {"line": {"color": "rgb(255, 105, 97)"}, "mode": "lines", "opacity": 0.3, "showlegend": false, "type": "scatter3d", "x": [0, -0.6611], "y": [0, 0.428], "z": [0, 0.6163]}, {"line": {"color": "rgb(255, 105, 97)"}, "mode": "lines", "opacity": 0.3, "showlegend": false, "type": "scatter3d", "x": [0, -0.679], "y": [0, 0.3912], "z": [0, 0.6213]}, {"line": {"color": "rgb(255, 105, 97)"}, "mode": "lines", "opacity": 0.3, "showlegend": false, "type": "scatter3d", "x": [0, -0.6954], "y": [0, 0.3527], "z": [0, 0.6261]}, {"line": {"color": "rgb(255, 105, 97)"}, "mode": "lines", "opacity": 0.3, "showlegend": false, "type": "scatter3d", "x": [0, -0.7107], "y": [0, 0.3116], "z": [0, 0.6308]}, {"line": {"color": "rgb(255, 105, 97)"}, "mode": "lines", "opacity": 0.3, "showlegend": false, "type": "scatter3d", "x": [0, -0.7248], "y": [0, 0.2666], "z": [0, 0.6353]}, {"line": {"color": "rgb(255, 105, 97)"}, "mode": "lines", "opacity": 0.3, "showlegend": false, "type": "scatter3d", "x": [0, -0.7379], "y": [0, 0.2151], "z": [0, 0.6397]}, {"line": {"color": "rgb(255, 105, 97)"}, "mode": "lines", "opacity": 0.3, "showlegend": false, "type": "scatter3d", "x": [0, -0.7502], "y": [0, 0.1504], "z": [0, 0.6439]}, {"line": {"color": "rgb(255, 105, 97)"}, "mode": "lines", "opacity": 0.3, "showlegend": false, "type": "scatter3d", "x": [0, -0.7616], "y": [0, 0], "z": [0, 0.6481]}, {"line": {"color": "rgb(255, 105, 97)"}, "mode": "lines", "opacity": 0.3, "showlegend": false, "type": "scatter3d", "x": [0, -0.7616], "y": [0, 0], "z": [0, 0.6481]}, {"line": {"color": "rgb(255, 105, 97)"}, "mode": "lines", "opacity": 0.3, "showlegend": false, "type": "scatter3d", "x": [0, -0.7502], "y": [0, -0.1504], "z": [0, 0.6439]}, {"line": {"color": "rgb(255, 105, 97)"}, "mode": "lines", "opacity": 0.3, "showlegend": false, "type": "scatter3d", "x": [0, -0.7379], "y": [0, -0.2151], "z": [0, 0.6397]}, {"line": {"color": "rgb(255, 105, 97)"}, "mode": "lines", "opacity": 0.3, "showlegend": false, "type": "scatter3d", "x": [0, -0.7248], "y": [0, -0.2666], "z": [0, 0.6353]}, {"line": {"color": "rgb(255, 105, 97)"}, "mode": "lines", "opacity": 0.3, "showlegend": false, "type": "scatter3d", "x": [0, -0.7107], "y": [0, -0.3116], "z": [0, 0.6308]}, {"line": {"color": "rgb(255, 105, 97)"}, "mode": "lines", "opacity": 0.3, "showlegend": false, "type": "scatter3d", "x": [0, -0.6954], "y": [0, -0.3527], "z": [0, 0.6261]}, {"line": {"color": "rgb(255, 105, 97)"}, "mode": "lines", "opacity": 0.3, "showlegend": false, "type": "scatter3d", "x": [0, -0.679], "y": [0, -0.3912], "z": [0, 0.6213]}, {"line": {"color": "rgb(255, 105, 97)"}, "mode": "lines", "opacity": 0.3, "showlegend": false, "type": "scatter3d", "x": [0, -0.6611], "y": [0, -0.428], "z": [0, 0.6163]}, {"line": {"color": "rgb(255, 105, 97)"}, "mode": "lines", "opacity": 0.3, "showlegend": false, "type": "scatter3d", "x": [0, -0.6416], "y": [0, -0.4635], "z": [0, 0.6111]}, {"line": {"color": "rgb(255, 105, 97)"}, "mode": "lines", "opacity": 0.3, "showlegend": false, "type": "scatter3d", "x": [0, -0.6203], "y": [0, -0.4982], "z": [0, 0.6058]}, {"line": {"color": "rgb(255, 105, 97)"}, "mode": "lines", "opacity": 0.3, "showlegend": false, "type": "scatter3d", "x": [0, -0.5969], "y": [0, -0.5324], "z": [0, 0.6003]}, {"line": {"color": "rgb(255, 105, 97)"}, "mode": "lines", "opacity": 0.3, "showlegend": false, "type": "scatter3d", "x": [0, -0.5709], "y": [0, -0.5661], "z": [0, 0.5946]}, {"line": {"color": "rgb(255, 105, 97)"}, "mode": "lines", "opacity": 0.3, "showlegend": false, "type": "scatter3d", "x": [0, -0.542], "y": [0, -0.5998], "z": [0, 0.5887]}, {"line": {"color": "rgb(255, 105, 97)"}, "mode": "lines", "opacity": 0.3, "showlegend": false, "type": "scatter3d", "x": [0, -0.5094], "y": [0, -0.6334], "z": [0, 0.5825]}, {"line": {"color": "rgb(255, 105, 97)"}, "mode": "lines", "opacity": 0.3, "showlegend": false, "type": "scatter3d", "x": [0, -0.4723], "y": [0, -0.6671], "z": [0, 0.5762]}, {"line": {"color": "rgb(255, 105, 97)"}, "mode": "lines", "opacity": 0.3, "showlegend": false, "type": "scatter3d", "x": [0, -0.4291], "y": [0, -0.701], "z": [0, 0.5695]}, {"line": {"color": "rgb(255, 105, 97)"}, "mode": "lines", "opacity": 0.3, "showlegend": false, "type": "scatter3d", "x": [0, -0.3777], "y": [0, -0.7354], "z": [0, 0.5627]}, {"line": {"color": "rgb(255, 105, 97)"}, "mode": "lines", "opacity": 0.3, "showlegend": false, "type": "scatter3d", "x": [0, -0.3135], "y": [0, -0.7701], "z": [0, 0.5555]}, {"line": {"color": "rgb(255, 105, 97)"}, "mode": "lines", "opacity": 0.3, "showlegend": false, "type": "scatter3d", "x": [0, -0.2255], "y": [0, -0.8055], "z": [0, 0.5481]}, {"line": {"color": "rgb(255, 105, 97)"}, "mode": "lines", "opacity": 0.3, "showlegend": false, "type": "scatter3d", "x": [0, 6.123e-17], "y": [0, -0.8415], "z": [0, 0.5403]}, {"line": {"color": "rgb(255, 105, 97)"}, "mode": "lines", "opacity": 0.3, "showlegend": false, "type": "scatter3d", "x": [0, 6.123e-17], "y": [0, -0.8415], "z": [0, 0.5403]}, {"line": {"color": "rgb(255, 105, 97)"}, "mode": "lines", "opacity": 0.3, "showlegend": false, "type": "scatter3d", "x": [0, 0.2255], "y": [0, -0.8055], "z": [0, 0.5481]}, {"line": {"color": "rgb(255, 105, 97)"}, "mode": "lines", "opacity": 0.3, "showlegend": false, "type": "scatter3d", "x": [0, 0.3135], "y": [0, -0.7701], "z": [0, 0.5555]}, {"line": {"color": "rgb(255, 105, 97)"}, "mode": "lines", "opacity": 0.3, "showlegend": false, "type": "scatter3d", "x": [0, 0.3777], "y": [0, -0.7354], "z": [0, 0.5627]}, {"line": {"color": "rgb(255, 105, 97)"}, "mode": "lines", "opacity": 0.3, "showlegend": false, "type": "scatter3d", "x": [0, 0.4291], "y": [0, -0.701], "z": [0, 0.5695]}, {"line": {"color": "rgb(255, 105, 97)"}, "mode": "lines", "opacity": 0.3, "showlegend": false, "type": "scatter3d", "x": [0, 0.4723], "y": [0, -0.6671], "z": [0, 0.5762]}, {"line": {"color": "rgb(255, 105, 97)"}, "mode": "lines", "opacity": 0.3, "showlegend": false, "type": "scatter3d", "x": [0, 0.5094], "y": [0, -0.6334], "z": [0, 0.5825]}, {"line": {"color": "rgb(255, 105, 97)"}, "mode": "lines", "opacity": 0.3, "showlegend": false, "type": "scatter3d", "x": [0, 0.542], "y": [0, -0.5998], "z": [0, 0.5887]}, {"line": {"color": "rgb(255, 105, 97)"}, "mode": "lines", "opacity": 0.3, "showlegend": false, "type": "scatter3d", "x": [0, 0.5709], "y": [0, -0.5661], "z": [0, 0.5946]}, {"line": {"color": "rgb(255, 105, 97)"}, "mode": "lines", "opacity": 0.3, "showlegend": false, "type": "scatter3d", "x": [0, 0.5969], "y": [0, -0.5324], "z": [0, 0.6003]}, {"line": {"color": "rgb(255, 105, 97)"}, "mode": "lines", "opacity": 0.3, "showlegend": false, "type": "scatter3d", "x": [0, 0.6203], "y": [0, -0.4982], "z": [0, 0.6058]}, {"line": {"color": "rgb(255, 105, 97)"}, "mode": "lines", "opacity": 0.3, "showlegend": false, "type": "scatter3d", "x": [0, 0.6416], "y": [0, -0.4635], "z": [0, 0.6111]}, {"line": {"color": "rgb(255, 105, 97)"}, "mode": "lines", "opacity": 0.3, "showlegend": false, "type": "scatter3d", "x": [0, 0.6611], "y": [0, -0.428], "z": [0, 0.6163]}, {"line": {"color": "rgb(255, 105, 97)"}, "mode": "lines", "opacity": 0.3, "showlegend": false, "type": "scatter3d", "x": [0, 0.679], "y": [0, -0.3912], "z": [0, 0.6213]}, {"line": {"color": "rgb(255, 105, 97)"}, "mode": "lines", "opacity": 0.3, "showlegend": false, "type": "scatter3d", "x": [0, 0.6954], "y": [0, -0.3527], "z": [0, 0.6261]}, {"line": {"color": "rgb(255, 105, 97)"}, "mode": "lines", "opacity": 0.3, "showlegend": false, "type": "scatter3d", "x": [0, 0.7107], "y": [0, -0.3116], "z": [0, 0.6308]}, {"line": {"color": "rgb(255, 105, 97)"}, "mode": "lines", "opacity": 0.3, "showlegend": false, "type": "scatter3d", "x": [0, 0.7248], "y": [0, -0.2666], "z": [0, 0.6353]}, {"line": {"color": "rgb(255, 105, 97)"}, "mode": "lines", "opacity": 0.3, "showlegend": false, "type": "scatter3d", "x": [0, 0.7379], "y": [0, -0.2151], "z": [0, 0.6397]}, {"line": {"color": "rgb(255, 105, 97)"}, "mode": "lines", "opacity": 0.3, "showlegend": false, "type": "scatter3d", "x": [0, 0.7502], "y": [0, -0.1504], "z": [0, 0.6439]}, {"line": {"color": "rgb(255, 105, 97)"}, "mode": "lines", "opacity": 0.3, "showlegend": false, "type": "scatter3d", "x": [0, 0.7616], "y": [0, 0], "z": [0, 0.6481]}], "layout": {"margin": {"b": 0, "l": 0, "r": 0, "t": 0}, "scene": {"xaxis": {"title": "Z"}, "yaxis": {"title": "Y"}, "zaxis": {"title": "X"}}}}
